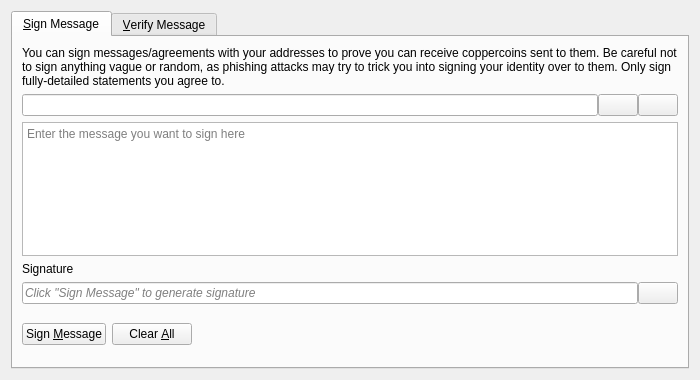
<?xml version="1.0" encoding="UTF-8"?>
<ui version="4.0">
 <class>SignVerifyMessageDialog</class>
 <widget class="QDialog" name="SignVerifyMessageDialog">
  <property name="geometry">
   <rect>
    <x>0</x>
    <y>0</y>
    <width>700</width>
    <height>380</height>
   </rect>
  </property>
  <property name="windowTitle">
   <string>Signatures - Sign / Verify a Message</string>
  </property>
  <property name="modal">
   <bool>true</bool>
  </property>
  <layout class="QVBoxLayout" name="verticalLayout">
   <item>
    <widget class="QTabWidget" name="tabWidget">
     <property name="currentIndex">
      <number>0</number>
     </property>
     <widget class="QWidget" name="tabSignMessage">
      <attribute name="title">
       <string>&amp;Sign Message</string>
      </attribute>
      <layout class="QVBoxLayout" name="verticalLayout_SM">
       <item>
        <widget class="QLabel" name="infoLabel_SM">
         <property name="text">
          <string>You can sign messages/agreements with your addresses to prove you can receive coppercoins sent to them. Be careful not to sign anything vague or random, as phishing attacks may try to trick you into signing your identity over to them. Only sign fully-detailed statements you agree to.</string>
         </property>
         <property name="textFormat">
          <enum>Qt::PlainText</enum>
         </property>
         <property name="wordWrap">
          <bool>true</bool>
         </property>
        </widget>
       </item>
       <item>
        <layout class="QHBoxLayout" name="horizontalLayout_1_SM">
         <property name="spacing">
          <number>0</number>
         </property>
         <item>
          <widget class="QValidatedLineEdit" name="addressIn_SM">
           <property name="toolTip">
            <string>The Coppercoin address to sign the message with</string>
           </property>
          </widget>
         </item>
         <item>
          <widget class="QPushButton" name="addressBookButton_SM">
           <property name="toolTip">
            <string>Choose previously used address</string>
           </property>
           <property name="text">
            <string/>
           </property>
           <property name="icon">
            <iconset resource="../bitcoin.qrc">
             <normaloff>:/icons/address-book</normaloff>:/icons/address-book</iconset>
           </property>
           <property name="shortcut">
            <string>Alt+A</string>
           </property>
           <property name="autoDefault">
            <bool>false</bool>
           </property>
          </widget>
         </item>
         <item>
          <widget class="QPushButton" name="pasteButton_SM">
           <property name="toolTip">
            <string>Paste address from clipboard</string>
           </property>
           <property name="text">
            <string/>
           </property>
           <property name="icon">
            <iconset resource="../bitcoin.qrc">
             <normaloff>:/icons/editpaste</normaloff>:/icons/editpaste</iconset>
           </property>
           <property name="shortcut">
            <string>Alt+P</string>
           </property>
           <property name="autoDefault">
            <bool>false</bool>
           </property>
          </widget>
         </item>
        </layout>
       </item>
       <item>
        <widget class="QPlainTextEdit" name="messageIn_SM">
         <property name="toolTip">
          <string>Enter the message you want to sign here</string>
         </property>
         <property name="placeholderText">
          <string>Enter the message you want to sign here</string>
         </property>
        </widget>
       </item>
       <item>
        <widget class="QLabel" name="signatureLabel_SM">
         <property name="text">
          <string>Signature</string>
         </property>
         <property name="textFormat">
          <enum>Qt::PlainText</enum>
         </property>
        </widget>
       </item>
       <item>
        <layout class="QHBoxLayout" name="horizontalLayout_2_SM">
         <property name="spacing">
          <number>0</number>
         </property>
         <item>
          <widget class="QLineEdit" name="signatureOut_SM">
           <property name="placeholderText">
            <string>Click "Sign Message" to generate signature</string>
           </property>
           <property name="font">
            <font>
             <italic>true</italic>
            </font>
           </property>
           <property name="readOnly">
            <bool>true</bool>
           </property>
          </widget>
         </item>
         <item>
          <widget class="QPushButton" name="copySignatureButton_SM">
           <property name="toolTip">
            <string>Copy the current signature to the system clipboard</string>
           </property>
           <property name="text">
            <string/>
           </property>
           <property name="icon">
            <iconset resource="../bitcoin.qrc">
             <normaloff>:/icons/editcopy</normaloff>:/icons/editcopy</iconset>
           </property>
           <property name="autoDefault">
            <bool>false</bool>
           </property>
          </widget>
         </item>
        </layout>
       </item>
       <item>
        <layout class="QHBoxLayout" name="horizontalLayout_3_SM">
         <item>
          <widget class="QPushButton" name="signMessageButton_SM">
           <property name="toolTip">
            <string>Sign the message to prove you own this Coppercoin address</string>
           </property>
           <property name="text">
            <string>Sign &amp;Message</string>
           </property>
           <property name="icon">
            <iconset resource="../bitcoin.qrc">
             <normaloff>:/icons/edit</normaloff>:/icons/edit</iconset>
           </property>
           <property name="autoDefault">
            <bool>false</bool>
           </property>
          </widget>
         </item>
         <item>
          <widget class="QPushButton" name="clearButton_SM">
           <property name="toolTip">
            <string>Reset all sign message fields</string>
           </property>
           <property name="text">
            <string>Clear &amp;All</string>
           </property>
           <property name="icon">
            <iconset resource="../bitcoin.qrc">
             <normaloff>:/icons/remove</normaloff>:/icons/remove</iconset>
           </property>
           <property name="autoDefault">
            <bool>false</bool>
           </property>
          </widget>
         </item>
         <item>
          <spacer name="horizontalSpacer_1_SM">
           <property name="orientation">
            <enum>Qt::Horizontal</enum>
           </property>
           <property name="sizeHint" stdset="0">
            <size>
             <width>40</width>
             <height>48</height>
            </size>
           </property>
          </spacer>
         </item>
         <item>
          <widget class="QLabel" name="statusLabel_SM">
           <property name="font">
            <font>
             <weight>75</weight>
             <bold>true</bold>
            </font>
           </property>
           <property name="text">
            <string/>
           </property>
           <property name="wordWrap">
            <bool>true</bool>
           </property>
          </widget>
         </item>
         <item>
          <spacer name="horizontalSpacer_2_SM">
           <property name="orientation">
            <enum>Qt::Horizontal</enum>
           </property>
           <property name="sizeHint" stdset="0">
            <size>
             <width>40</width>
             <height>48</height>
            </size>
           </property>
          </spacer>
         </item>
        </layout>
       </item>
      </layout>
     </widget>
     <widget class="QWidget" name="tabVerifyMessage">
      <attribute name="title">
       <string>&amp;Verify Message</string>
      </attribute>
      <layout class="QVBoxLayout" name="verticalLayout_VM">
       <item>
        <widget class="QLabel" name="infoLabel_VM">
         <property name="text">
          <string>Enter the receiver's address, message (ensure you copy line breaks, spaces, tabs, etc. exactly) and signature below to verify the message. Be careful not to read more into the signature than what is in the signed message itself, to avoid being tricked by a man-in-the-middle attack. Note that this only proves the signing party receives with the address, it cannot prove sendership of any transaction!</string>
         </property>
         <property name="textFormat">
          <enum>Qt::PlainText</enum>
         </property>
         <property name="alignment">
          <set>Qt::AlignLeading|Qt::AlignLeft|Qt::AlignTop</set>
         </property>
         <property name="wordWrap">
          <bool>true</bool>
         </property>
        </widget>
       </item>
       <item>
        <layout class="QHBoxLayout" name="horizontalLayout_1_VM">
         <property name="spacing">
          <number>0</number>
         </property>
         <item>
          <widget class="QValidatedLineEdit" name="addressIn_VM">
           <property name="toolTip">
            <string>The Coppercoin address the message was signed with</string>
           </property>
          </widget>
         </item>
         <item>
          <widget class="QPushButton" name="addressBookButton_VM">
           <property name="toolTip">
            <string>Choose previously used address</string>
           </property>
           <property name="text">
            <string/>
           </property>
           <property name="icon">
            <iconset resource="../bitcoin.qrc">
             <normaloff>:/icons/address-book</normaloff>:/icons/address-book</iconset>
           </property>
           <property name="shortcut">
            <string>Alt+A</string>
           </property>
           <property name="autoDefault">
            <bool>false</bool>
           </property>
          </widget>
         </item>
        </layout>
       </item>
       <item>
        <widget class="QPlainTextEdit" name="messageIn_VM">
          <property name="toolTip">
            <string>The signed message to verify</string>
          </property>
          <property name="placeholderText">
            <string>The signed message to verify</string>
          </property>
        </widget>
       </item>
       <item>
        <widget class="QValidatedLineEdit" name="signatureIn_VM">
          <property name="toolTip">
            <string>The signature given when the message was signed</string>
          </property>
          <property name="placeholderText">
            <string>The signature given when the message was signed</string>
          </property>
        </widget>
       </item>
       <item>
        <layout class="QHBoxLayout" name="horizontalLayout_2_VM">
         <item>
          <widget class="QPushButton" name="verifyMessageButton_VM">
           <property name="toolTip">
            <string>Verify the message to ensure it was signed with the specified Coppercoin address</string>
           </property>
           <property name="text">
            <string>Verify &amp;Message</string>
           </property>
           <property name="icon">
            <iconset resource="../bitcoin.qrc">
             <normaloff>:/icons/transaction_0</normaloff>:/icons/transaction_0</iconset>
           </property>
           <property name="autoDefault">
            <bool>false</bool>
           </property>
          </widget>
         </item>
         <item>
          <widget class="QPushButton" name="clearButton_VM">
           <property name="toolTip">
            <string>Reset all verify message fields</string>
           </property>
           <property name="text">
            <string>Clear &amp;All</string>
           </property>
           <property name="icon">
            <iconset resource="../bitcoin.qrc">
             <normaloff>:/icons/remove</normaloff>:/icons/remove</iconset>
           </property>
           <property name="autoDefault">
            <bool>false</bool>
           </property>
          </widget>
         </item>
         <item>
          <spacer name="horizontalSpacer_1_VM">
           <property name="orientation">
            <enum>Qt::Horizontal</enum>
           </property>
           <property name="sizeHint" stdset="0">
            <size>
             <width>40</width>
             <height>48</height>
            </size>
           </property>
          </spacer>
         </item>
         <item>
          <widget class="QLabel" name="statusLabel_VM">
           <property name="font">
            <font>
             <weight>75</weight>
             <bold>true</bold>
            </font>
           </property>
           <property name="text">
            <string/>
           </property>
           <property name="wordWrap">
            <bool>true</bool>
           </property>
          </widget>
         </item>
         <item>
          <spacer name="horizontalSpacer_2_VM">
           <property name="orientation">
            <enum>Qt::Horizontal</enum>
           </property>
           <property name="sizeHint" stdset="0">
            <size>
             <width>40</width>
             <height>48</height>
            </size>
           </property>
          </spacer>
         </item>
        </layout>
       </item>
      </layout>
     </widget>
    </widget>
   </item>
  </layout>
 </widget>
 <customwidgets>
  <customwidget>
   <class>QValidatedLineEdit</class>
   <extends>QLineEdit</extends>
   <header>qt/qvalidatedlineedit.h</header>
  </customwidget>
 </customwidgets>
 <resources>
  <include location="../bitcoin.qrc"/>
 </resources>
 <connections/>
</ui>
